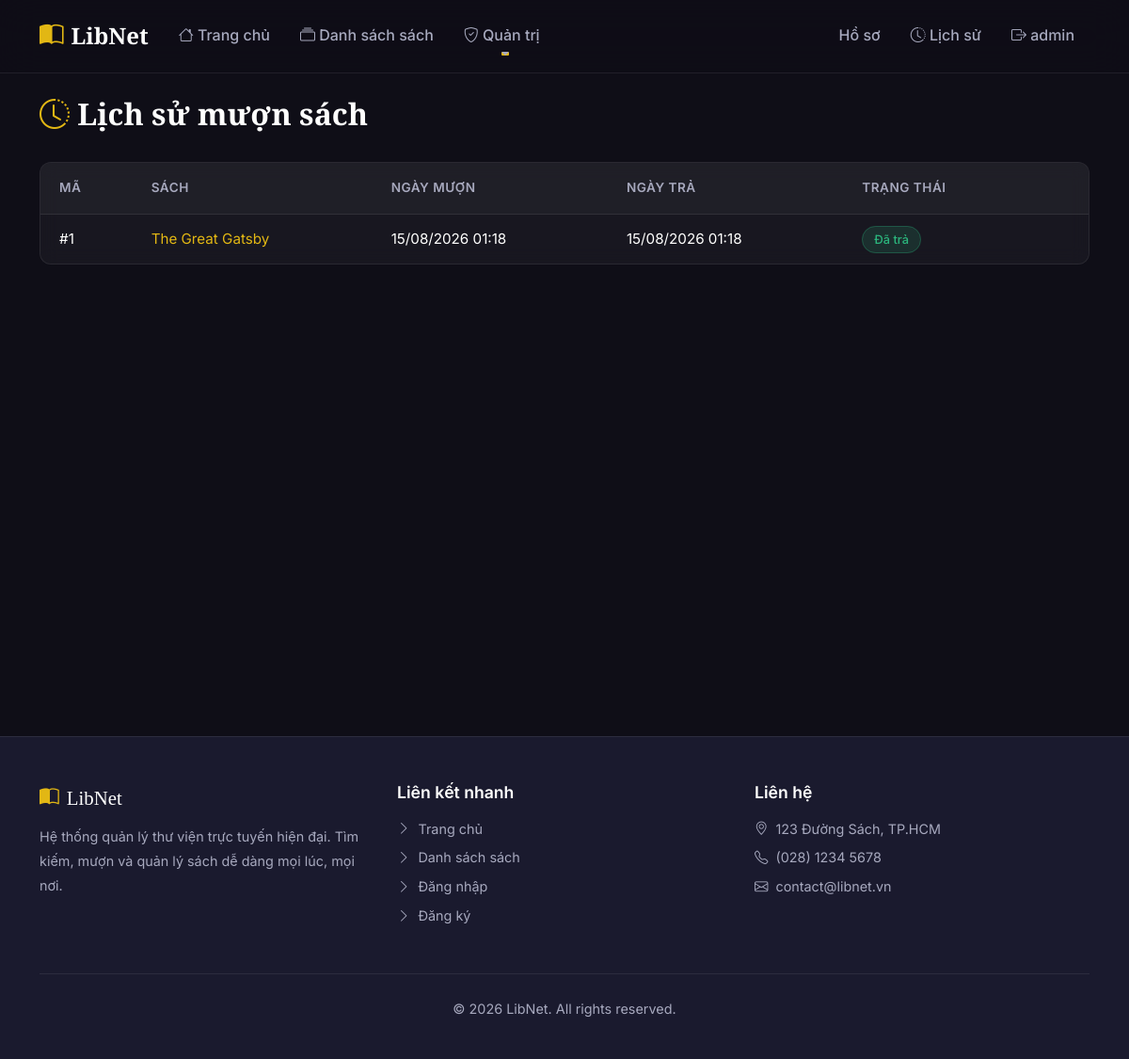
Screenshot of /user/history (signed in) with the database file from the repository.
### app/models.py (models this page shows)
class User(UserMixin, db.Model):
    id = db.Column(db.Integer, primary_key=True)
    username = db.Column(db.String(150), unique=True, nullable=False)
    password = db.Column(db.String(150), nullable=False) # Will store MD5 hashes (vulnerable)
    role = db.Column(db.String(50), default='user') # 'admin' or 'user'
    avatar = db.Column(db.String(255), default='default.svg')
    full_name = db.Column(db.String(150), nullable=True)
    email = db.Column(db.String(150), nullable=True)

class BorrowRecord(db.Model):
    id = db.Column(db.Integer, primary_key=True)
    user_id = db.Column(db.Integer, db.ForeignKey('user.id'), nullable=False)
    book_id = db.Column(db.Integer, db.ForeignKey('book.id'), nullable=False)
    borrow_date = db.Column(db.DateTime, default=datetime.utcnow)
    return_date = db.Column(db.DateTime, nullable=True)
    status = db.Column(db.String(50), default='borrowed') # 'borrowed', 'returned'
    user = db.relationship('User', backref='borrows')
    book = db.relationship('Book', backref='borrows')

class Book(db.Model):
    id = db.Column(db.Integer, primary_key=True)
    title = db.Column(db.String(200), nullable=False)
    author = db.Column(db.String(200), nullable=False)
    description = db.Column(db.Text, nullable=True)
    category_id = db.Column(db.Integer, db.ForeignKey('category.id'), nullable=True)
    is_available = db.Column(db.Boolean, default=True)

### app/user/routes.py (the view)
@bp.route('/history')
@login_required
def borrow_history():
    records = BorrowRecord.query.filter_by(user_id=current_user.id).order_by(BorrowRecord.id.desc()).all()
    return render_template('user/borrow_history.html', records=records)

### app/templates/user/borrow_history.html (shortened to what this page needs)
{% extends 'base.html' %}
{% block content %}
<div class="container py-4">
    <div class="section-title">
        <h2><i class="bi bi-clock-history text-accent"></i> Lịch sử mượn sách</h2>
    </div>
    <div class="glass-card p-0 overflow-hidden">
        {% if records %}
        <div class="table-responsive">
            <table class="custom-table mb-0">
                <thead>
                    <tr>
                        <th>Mã</th>
                        <th>Sách</th>
                        <th>Ngày mượn</th>
                        <th>Ngày trả</th>
                        <th>Trạng thái</th>
                        <th></th>
                    </tr>
                </thead>
                <tbody>
                    {% for r in records %}
                    <tr>
                        <td>#{{ r.id }}</td>
                        <td>
                            {% if r.book %}
                            <a href="{{ url_for('main.book_detail', book_id=r.book.id) }}">{{ r.book.title }}</a>
                            {% else %}
                            Sách đã xóa
                            {% endif %}
                        </td>
                        <td>{{ r.borrow_date.strftime('%d/%m/%Y %H:%M') }}</td>
                        <td>{{ r.return_date.strftime('%d/%m/%Y %H:%M') if r.return_date else '—' }}</td>
                        <td>
                            {% if r.status == 'borrowed' %}
                            <span class="badge-borrowed">Đang mượn</span>
                            {% else %}
                            <span class="badge-available">Đã trả</span>
                            {% endif %}
                        </td>
                        <td>
                        </td>
                    </tr>
                    {% endfor %}
                </tbody>
            </table>
        </div>
        {% else %}
        <div class="empty-state">
            <i class="bi bi-journal-x"></i>
            <p>Bạn chưa mượn cuốn sách nào</p>
            <a href="{{ url_for('main.books') }}" class="btn btn-accent">Xem danh sách sách</a>
        </div>
        {% endif %}
    </div>
</div>
{% endblock %}

### app/templates/base.html (shortened to what this page needs)
<!DOCTYPE html>
<html lang="vi">
<head>
    <link href="https://cdn.jsdelivr.net/npm/bootstrap@5.1.3/dist/css/bootstrap.min.css" rel="stylesheet">
    <link href="https://cdn.jsdelivr.net/npm/bootstrap-icons@1.10.0/font/bootstrap-icons.css" rel="stylesheet">
    <link href="{{ url_for('static', filename='css/style.css') }}" rel="stylesheet">
</head>
<body>
    <nav class="navbar navbar-expand-lg navbar-custom">
        <div class="container">
            <a class="navbar-brand" href="{{ url_for('main.index') }}">
                <i class="bi bi-book-half"></i> LibNet
            </a>
            <div class="collapse navbar-collapse" id="navMain">
                <ul class="navbar-nav me-auto">
                    <li class="nav-item">
                        <a class="nav-link" href="{{ url_for('main.index') }}">
                            <i class="bi bi-house"></i> Trang chủ
                        </a>
                    </li>
                    <li class="nav-item">
                        <a class="nav-link" href="{{ url_for('main.books') }}">
                            <i class="bi bi-collection"></i> Danh sách sách
                        </a>
                    </li>
                    {% if current_user.is_authenticated and current_user.role == 'admin' %}
                    <li class="nav-item dropdown">
                        <a class="nav-link dropdown-toggle" href="#" id="adminDropdown" role="button" data-bs-toggle="dropdown">
                            <i class="bi bi-shield-check"></i> Quản trị
                        </a>
                    </li>
                    {% endif %}
                </ul>
                <ul class="navbar-nav ms-auto">
                    {% if current_user.is_authenticated %}
                    <li class="nav-item">
                        <a class="nav-link" href="{{ url_for('user.profile') }}">
                            Hồ sơ
                        </a>
                    </li>
                    <li class="nav-item">
                        <a class="nav-link" href="{{ url_for('user.borrow_history') }}">
                            <i class="bi bi-clock-history"></i> Lịch sử
                        </a>
                    </li>
                    <li class="nav-item">
                        <a class="nav-link" href="{{ url_for('auth.logout') }}">
                            <i class="bi bi-box-arrow-right"></i> {{ current_user.username }}
                        </a>
                    </li>
                    {% endif %}
                </ul>
            </div>
        </div>
    </nav>
    <main class="main-content">
        {% block content %}{% endblock %}
    </main>
    <footer class="footer">
        <div class="container">
            <div class="row">
                <div class="col-lg-4 col-md-6 mb-4 mb-lg-0">
                    <div class="footer-brand">
                        <i class="bi bi-book-half"></i> LibNet
                    </div>
                    <p>Hệ thống quản lý thư viện trực tuyến hiện đại. Tìm kiếm, mượn và quản lý sách dễ dàng mọi lúc, mọi nơi.</p>
                </div>
                <div class="col-lg-4 col-md-6 mb-4 mb-lg-0">
                    <h5>Liên kết nhanh</h5>
                    <ul class="footer-links">
                        <li><a href="{{ url_for('main.index') }}"><i class="bi bi-chevron-right"></i> Trang chủ</a></li>
                        <li><a href="{{ url_for('main.books') }}"><i class="bi bi-chevron-right"></i> Danh sách sách</a></li>
                        <li><a href="{{ url_for('auth.login') }}"><i class="bi bi-chevron-right"></i> Đăng nhập</a></li>
                        <li><a href="{{ url_for('auth.register') }}"><i class="bi bi-chevron-right"></i> Đăng ký</a></li>
                    </ul>
                </div>
                <div class="col-lg-4 col-md-6">
                    <h5>Liên hệ</h5>
                    <ul class="footer-links">
                        <li><a href="#"><i class="bi bi-geo-alt"></i> 123 Đường Sách, TP.HCM</a></li>
                        <li><a href="#"><i class="bi bi-telephone"></i> (028) 1234 5678</a></li>
                        <li><a href="#"><i class="bi bi-envelope"></i> contact@libnet.vn</a></li>
                    </ul>
                </div>
            </div>
            <div class="footer-bottom">
                <p>&copy; 2026 LibNet. All rights reserved.</p>
            </div>
        </div>
    </footer>
</body>
</html>

### app/static/css/style.css (style rules this page uses)
:root { --bg-primary: #0f0e17; --bg-secondary: #1a1a2e; --bg-tertiary: #16213e; --bg-card: rgba(255, 255, 255, 0.04); --bg-card-hover: rgba(255, 255, 255, 0.08); --text-primary: #fffffe; --text-secondary: #a7a9be; --accent: #e2b714; --accent-hover: #f0c838; --accent-glow: rgba(226, 183, 20, 0.3); --success: #2cb67d; --danger: #e74c3c; --info: #3498db; --warning: #f39c12; --border-color: rgba(255, 255, 255, 0.08); --border-glow: rgba(255, 255, 255, 0.15); --radius-sm: 8px; --radius-md: 12px; --radius-lg: 16px; --radius-xl: 24px; --shadow: 0 8px 32px rgba(0, 0, 0, 0.3); --shadow-hover: 0 12px 40px rgba(0, 0, 0, 0.5); --transition: all 0.3s cubic-bezier(0.4, 0, 0.2, 1); --font-body: 'Inter', -apple-system, BlinkMacSystemFont, sans-serif; --font-heading: 'Playfair Display', Georgia, serif; }
* { margin: 0; padding: 0; box-sizing: border-box; }
html { scroll-behavior: smooth; }
body { font-family: var(--font-body); background: var(--bg-primary); color: var(--text-primary); line-height: 1.6; min-height: 100vh; overflow-x: hidden; }
h1, h2, h3 { font-family: var(--font-heading); font-weight: 700; }
h4, h5, h6 { font-family: var(--font-body); font-weight: 600; }
a { color: var(--accent); text-decoration: none; transition: var(--transition); }
.navbar-custom { background: rgba(15, 14, 23, 0.85); backdrop-filter: blur(20px); -webkit-backdrop-filter: blur(20px); border-bottom: 1px solid var(--border-color); padding: 0.8rem 0; position: sticky; top: 0; z-index: 1030; transition: var(--transition); }
.navbar-custom .navbar-brand { font-family: var(--font-heading); font-weight: 700; font-size: 1.5rem; color: var(--text-primary) !important; display: flex; align-items: center; gap: 0.5rem; }
.navbar-custom .navbar-brand i { color: var(--accent); font-size: 1.6rem; }
.navbar-custom .nav-link { color: var(--text-secondary) !important; font-weight: 500; padding: 0.5rem 1rem !important; border-radius: var(--radius-sm); transition: var(--transition); position: relative; }
.navbar-custom .nav-link::after { content: ''; position: absolute; bottom: 0; left: 50%; transform: translateX(-50%); width: 0; height: 2px; background: var(--accent); transition: var(--transition); border-radius: 1px; }
.main-content { min-height: calc(100vh - 160px); padding-bottom: 3rem; }
.glass-card { background: var(--bg-card); border: 1px solid var(--border-color); border-radius: var(--radius-md); backdrop-filter: blur(10px); -webkit-backdrop-filter: blur(10px); padding: 1.5rem; transition: var(--transition); }
.badge-available { background: rgba(44, 182, 125, 0.15); color: var(--success); border: 1px solid rgba(44, 182, 125, 0.3); padding: 0.35rem 0.75rem; border-radius: 20px; font-weight: 500; font-size: 0.8rem; }
.custom-table { width: 100%; border-collapse: separate; border-spacing: 0; }
.custom-table thead th { background: rgba(255, 255, 255, 0.03); color: var(--text-secondary); font-weight: 600; font-size: 0.85rem; text-transform: uppercase; letter-spacing: 0.5px; padding: 1rem 1.25rem; border-bottom: 1px solid var(--border-color); white-space: nowrap; }
.custom-table tbody td { padding: 0.9rem 1.25rem; color: var(--text-primary); border-bottom: 1px solid var(--border-color); vertical-align: middle; font-size: 0.95rem; }
.custom-table tbody tr { transition: var(--transition); }
.custom-table tbody tr:last-child td { border-bottom: none; }
.footer { background: var(--bg-secondary); border-top: 1px solid var(--border-color); padding: 3rem 0 1.5rem; margin-top: 4rem; }
.footer h5 { color: var(--text-primary); margin-bottom: 1rem; font-size: 1.1rem; }
.footer p, .footer a { color: var(--text-secondary); font-size: 0.9rem; line-height: 1.8; }
.footer-links { list-style: none; padding: 0; }
.footer-links li { margin-bottom: 0.3rem; }
.footer-links a { display: flex; align-items: center; gap: 0.5rem; }
.footer-bottom { border-top: 1px solid var(--border-color); padding-top: 1.5rem; margin-top: 2rem; text-align: center; color: var(--text-secondary); font-size: 0.85rem; }
.footer-brand { font-family: var(--font-heading); font-size: 1.3rem; color: var(--text-primary); display: flex; align-items: center; gap: 0.5rem; margin-bottom: 0.75rem; }
.footer-brand i { color: var(--accent); }
.section-title { display: flex; align-items: center; gap: 0.75rem; margin-bottom: 2rem; }
.section-title h2 { margin-bottom: 0; }
.text-accent { color: var(--accent) !important; }

### rows the page displays
User: username "admin"
BorrowRecord: id "1", book "The Great Gatsby", borrow_date "15/08/2026 01:18", return_date "15/08/2026 01:18", status "Đã trả"
